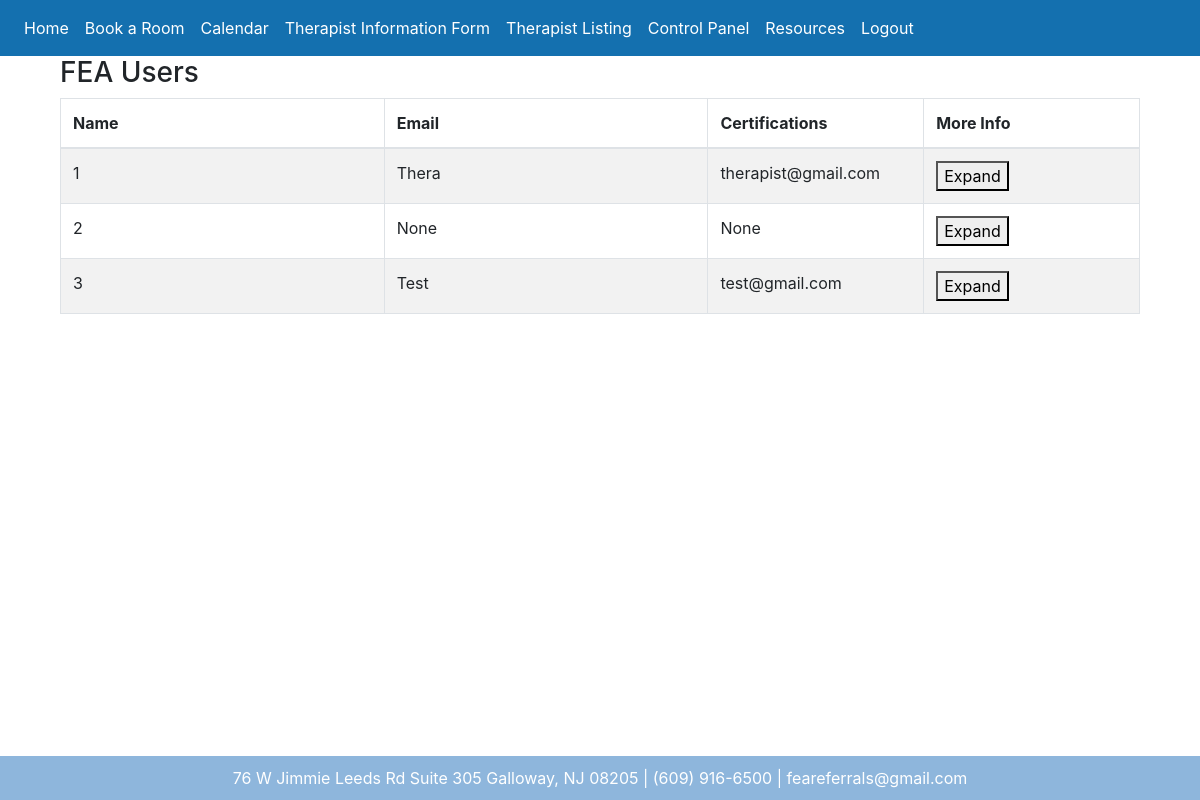
The page /therapist-listing (signed in) on the database its author committed.
### website/models.py (models this page shows)
class Therapist(db.Model, UserMixin):
    therapist_id = db.Column(db.Integer, primary_key=True)
    user_id = db.Column(db.Integer, db.ForeignKey('user.id'))
    email = db.Column(db.String(150), db.ForeignKey('user.email'))
    first_name = db.Column(db.String(150), db.ForeignKey('user.first_name'))
    certifications = db.Column(db.String(150))
    specializations = db.Column(db.String(150))
    Bio = db.Column(db.String(1000))

### website/views.py (the view)
@views.route('/therapist-listing', methods=['GET', 'POST'])
@login_required
def therapist_listing():
    therapist1 = Therapist.query.all()
    return render_template('therapist_listing.html', user=current_user, therapist1=therapist1)

### website/__init__.py (called while the page is built)
def create_app():
    app = Flask(__name__)
    app.config['SECRET_KEY'] = 'Team2 Stockton University'
    app.config['SQLALCHEMY_DATABASE_URI'] = f'sqlite:///{DB_NAME}'
    db.init_app(app)
    from .views import views
    from .auth import auth
    app.register_blueprint(views, url_prefix='/')
    app.register_blueprint(auth, url_prefix='/')
    from .models import User, Note, Therapist, Admin
    create_database(app)
    login_manager = LoginManager()
    login_manager.login_view = 'auth.login'  #Flask will redirect to auth.login if the user is not logged in.
    login_manager.init_app(app) #allows login_manager to use the app
    @login_manager.user_loader #Will look for PK and check if id = user_id in the database.
    def load_user(user_id):
        return User.query.get(int(user_id))
    return app

### website/templates/therapist_listing.html (shortened to what this page needs)
{% extends "base.html" %}
{% block content %}
<html lang="en">
<head>
</head>
<body>
    <div class="tab-content">
        <div id="feaUsers" class="container tab-pane active">
            <div class="section">
                <h3>FEA Users</h3>
                <table class="table table-striped table-bordered">
                    <thead>
                        <tr>
                            <th style="width: 30%;">Name</th>
                            <th style="width: 30%;">Email</th>
                            <th style="width: 20%;">Certifications</th>
                            <th style="width: 20%;">More Info</th>
                        </tr>
                    </thead>
                    <tbody>
                        {% for therapist in therapist1 %}
                            <tr>
                                <td>{{ therapist.therapist_id }}</td>
                                <td>{{ therapist.first_name }}</td>
                                <td>{{ therapist.email }}</td>
                                <td>
                                    <button class="expand-btn" data-id="{{ therapist.therapist_id }}">Expand</button>
                                </td>
                            </tr>
                        {% endfor %}
                    </tbody>
                </table>
            </div>
        </div>
</body>
</html>
{% endblock %}

### website/static/style.css (style rules this page uses)
body { margin-bottom: 100px; }

### rows shown on the page
Therapist: therapist_id "1", first_name "Thera", email "therapist@gmail.com"
Therapist: therapist_id "2", first_name "None", email "None"
Therapist: therapist_id "3", first_name "Test", email "test@gmail.com"
